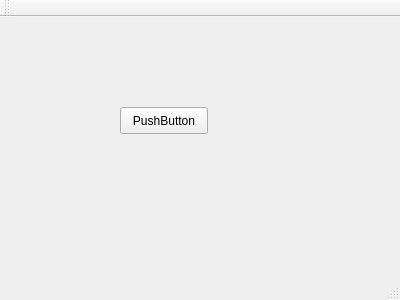
<?xml version="1.0" encoding="UTF-8"?>
<ui version="4.0">
 <class>MainWindow</class>
 <widget class="QMainWindow" name="MainWindow">
  <property name="geometry">
   <rect>
    <x>0</x>
    <y>0</y>
    <width>400</width>
    <height>300</height>
   </rect>
  </property>
  <property name="windowTitle">
   <string>MainWindow</string>
  </property>
  <widget class="QWidget" name="centralWidget">
   <widget class="QPushButton" name="pushButton">
    <property name="geometry">
     <rect>
      <x>120</x>
      <y>90</y>
      <width>88</width>
      <height>27</height>
     </rect>
    </property>
    <property name="text">
     <string>PushButton</string>
    </property>
   </widget>
  </widget>
  <widget class="QMenuBar" name="menuBar">
   <property name="geometry">
    <rect>
     <x>0</x>
     <y>0</y>
     <width>400</width>
     <height>25</height>
    </rect>
   </property>
  </widget>
  <widget class="QToolBar" name="mainToolBar">
   <attribute name="toolBarArea">
    <enum>TopToolBarArea</enum>
   </attribute>
   <attribute name="toolBarBreak">
    <bool>false</bool>
   </attribute>
  </widget>
  <widget class="QStatusBar" name="statusBar"/>
 </widget>
 <layoutdefault spacing="6" margin="11"/>
 <resources/>
 <connections/>
</ui>
